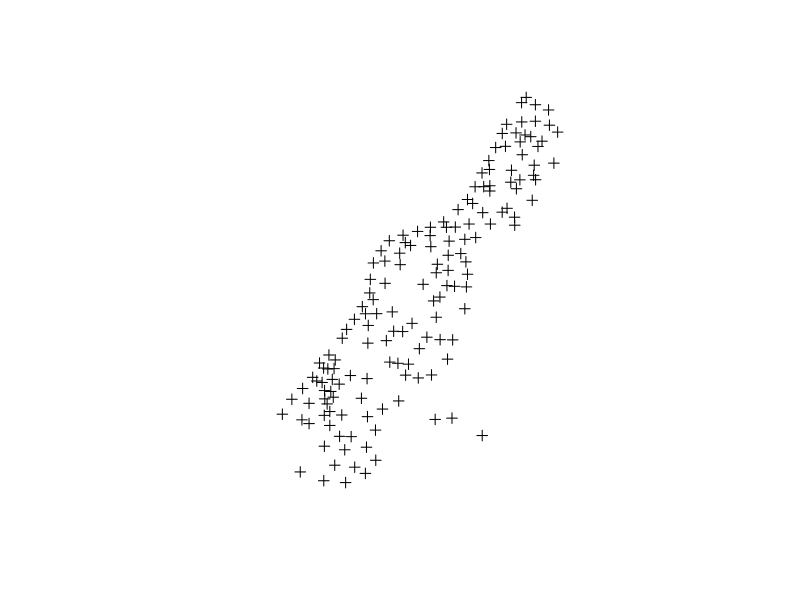
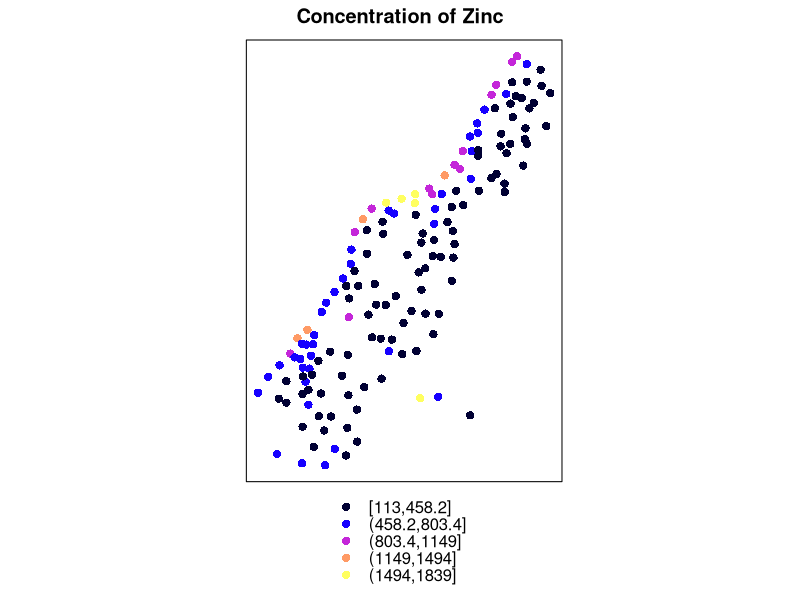
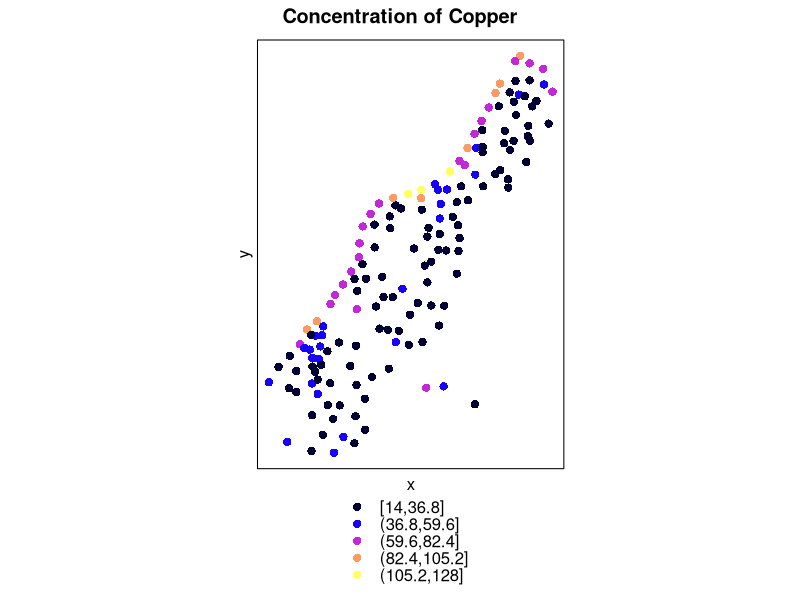
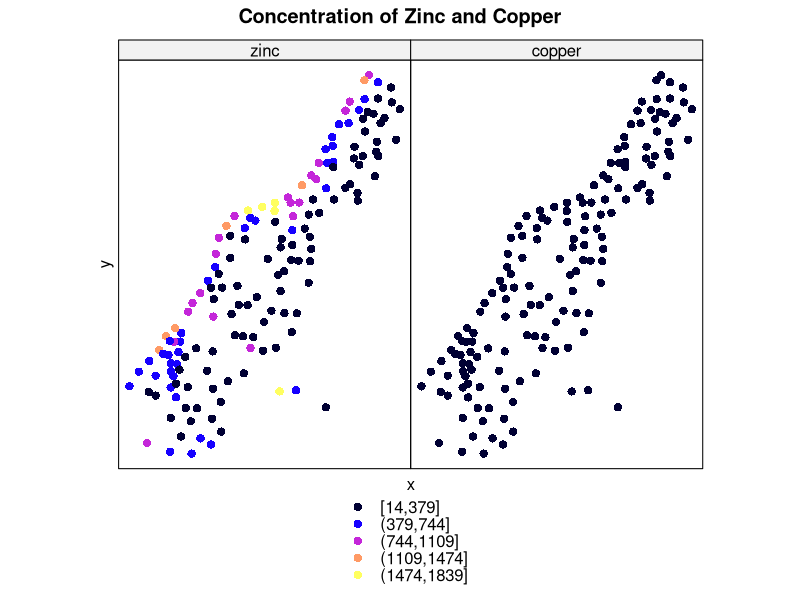
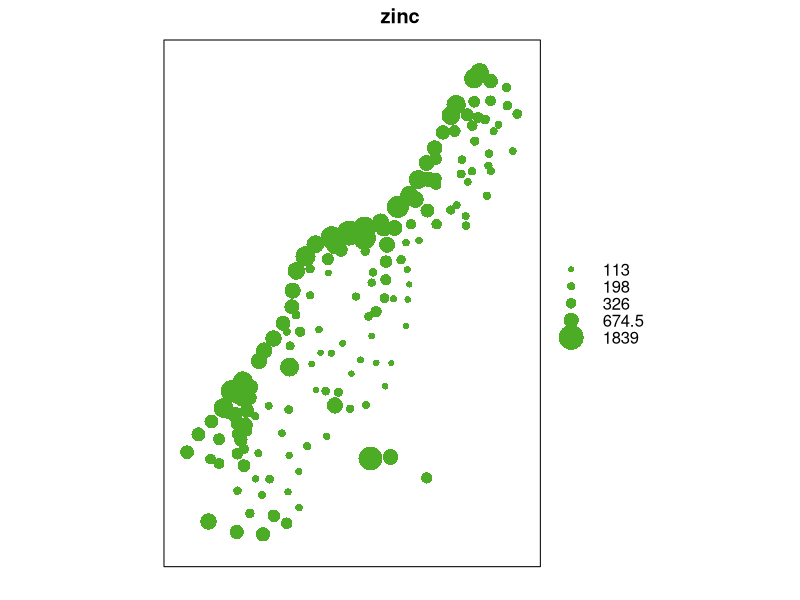
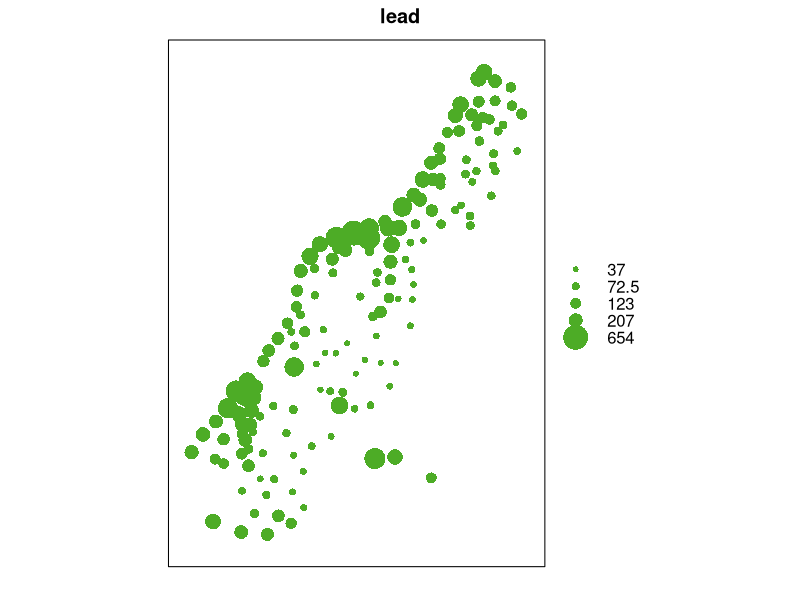
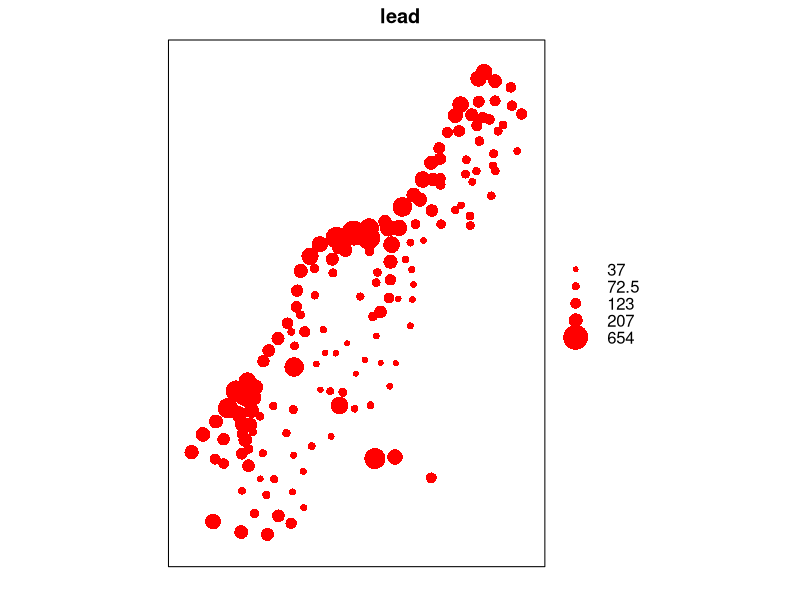

Here is the R script that generated these plots, in order:
# 2020-11-13
# lecture #3 spatial elements

# R spatial

# call the "sp" library
library(sp)

# load data "meuse"
data(meuse)
head(meuse)

# what are the main coordinates of the data? x and y
# tell R what the coordinates are
# the tilde, "~", groups several things together
coordinates(meuse)=~x+y
# if we just plot the set of coordinates as is, 
plot(meuse)

# make a new "fancy" plot with some of the elements
# let's look at zinc only
# use spplot to plot elements like zinc
# we can colour the points to indicate zinc level (?)
spplot(meuse,"zinc",main="Concentration of Zinc")

# this produces scatterplot of zinc, with values split into groups based on concentration (kind of like a binned distribution), and assigned a colour to differentiate them
# now do the same for copper (I added basic axis labels)
spplot(meuse,"copper",main="Concentration of Copper",xlab="x",ylab="y")

# now put zinc and copper together but in two different panels
# we are going to make an array (a set of objects)
# need to use the "c" 
spplot(meuse,c("zinc","copper"),main="Concentration of Zinc and Copper",xlab="x",ylab="y")

# problem: they will use the same legend, so copper has lower values than zinc but their values are grouped the same way, so all of copper's values fall into the lowest group
# zinc has higher values in the west (left side of the graph) 
# because of a river? 
# zinc anc copper are near the river, so the river is bringing toxic metals to the area

# we can use another function, "bubble", which creates a bubble plot
# uses bubble dimensions instead of colours to communicate data
bubble(meuse,"zinc")

# do the same for lead
bubble(meuse,"lead")

# again, the western part is higher
# change colour
bubble(meuse,"lead",col="red")
